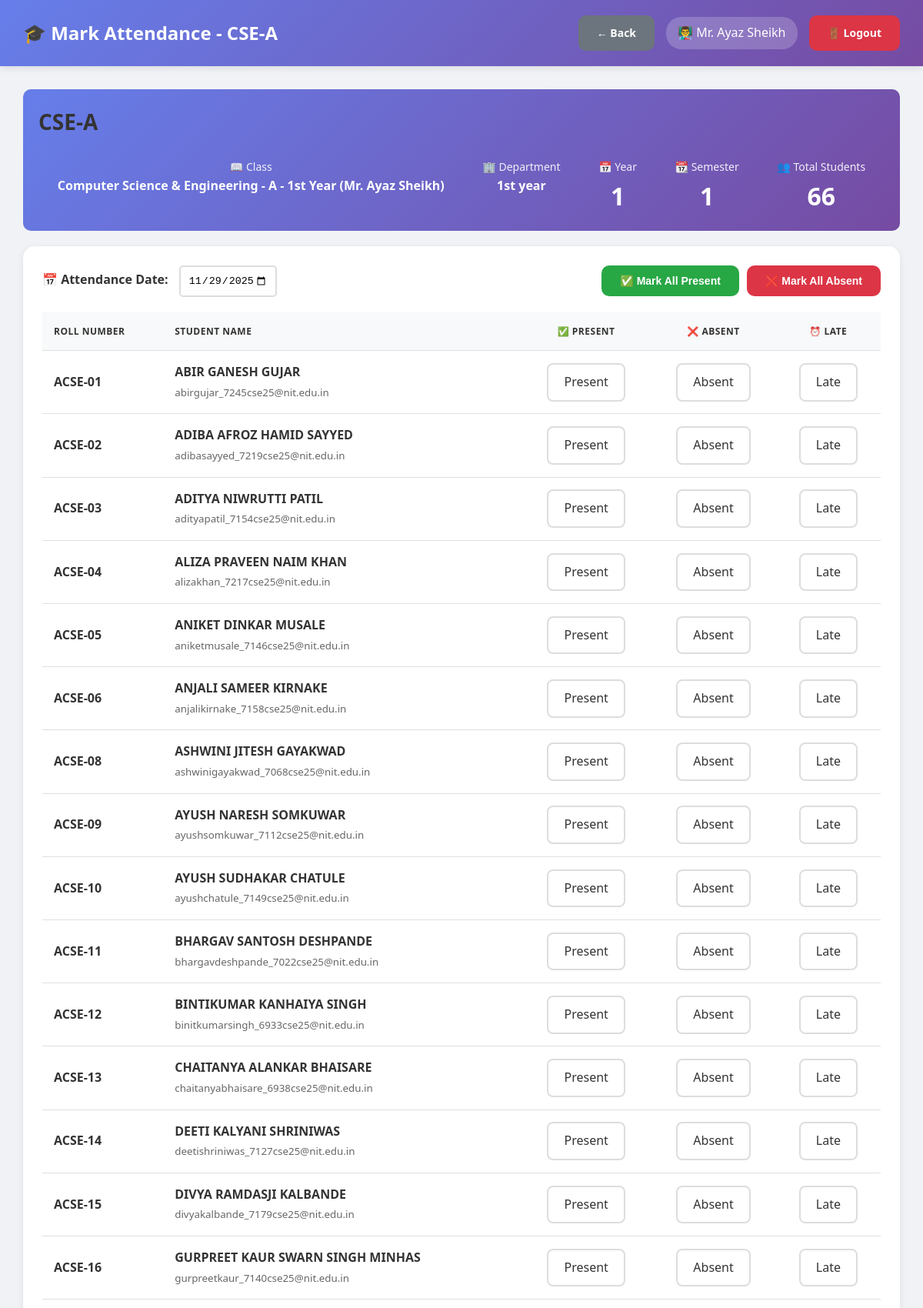
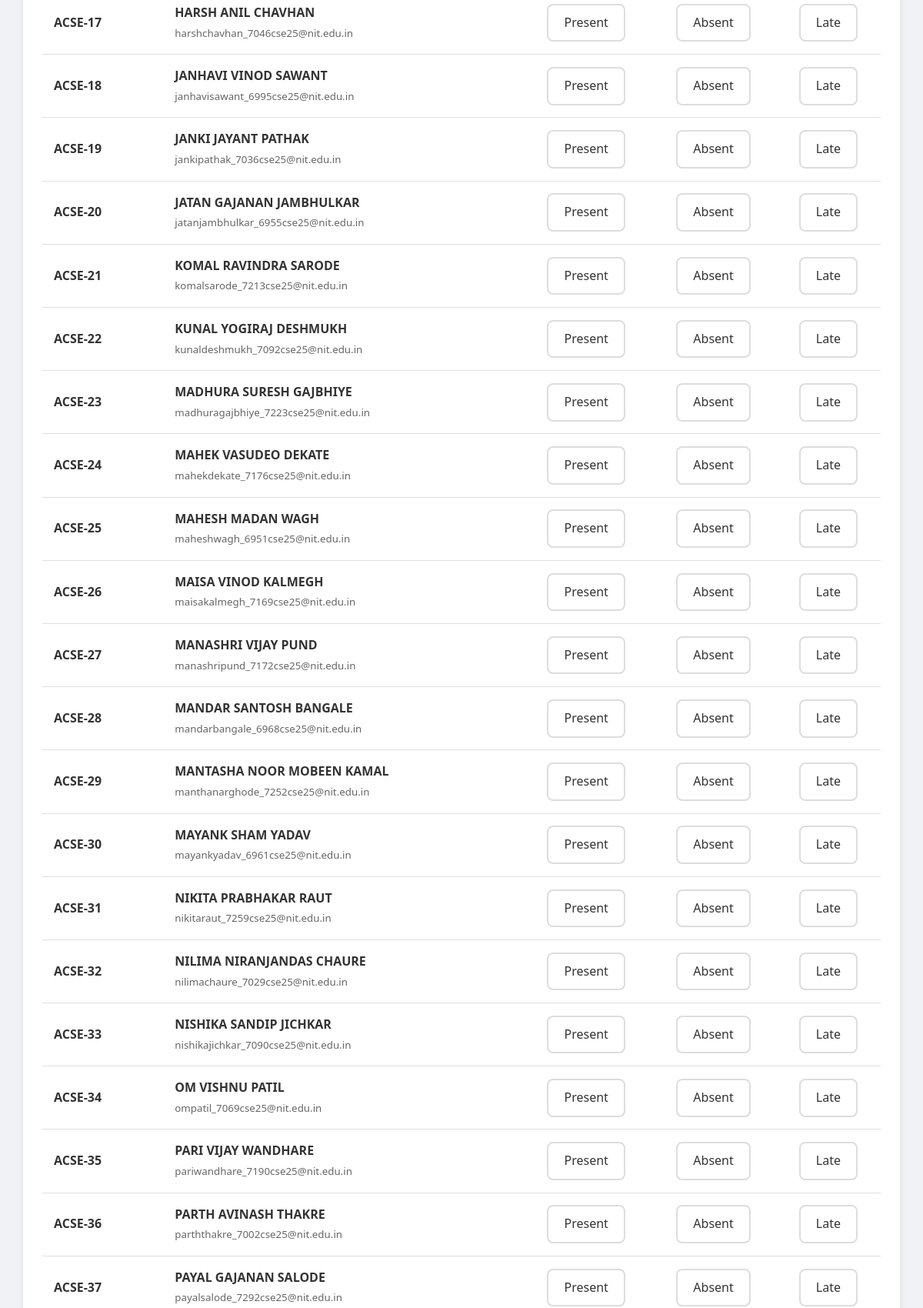
The page /admin/fix_student_assignments.php?class_id=69 (signed in, upper part) on the database its author committed (2 pictures, top to bottom).
### tables this page shows
CREATE TABLE `classes` (
  `id` int(11) NOT NULL,
  `class_name` varchar(100) NOT NULL,
  `department_id` int(11) NOT NULL,
  `year` int(11) NOT NULL,
  `section` varchar(10) NOT NULL,
  `teacher_id` int(11) NOT NULL,
  `semester` int(11) NOT NULL,
  `academic_year` varchar(20) NOT NULL,
  `created_at` timestamp NOT NULL DEFAULT current_timestamp()
);

CREATE TABLE `users` (
  `id` int(11) NOT NULL,
  `username` varchar(50) NOT NULL,
  `password` varchar(255) NOT NULL,
  `full_name` varchar(100) NOT NULL,
  `email` varchar(100) NOT NULL,
  `phone` varchar(15) DEFAULT NULL,
  `photo` varchar(255) DEFAULT NULL,
  `role` enum('admin','hod','teacher') NOT NULL,
  `department_id` int(11) DEFAULT NULL,
  `is_active` tinyint(1) DEFAULT 1,
  `created_at` timestamp NOT NULL DEFAULT current_timestamp()
);

CREATE TABLE `departments` (
  `id` int(11) NOT NULL,
  `dept_name` varchar(100) NOT NULL,
  `dept_code` varchar(20) NOT NULL,
  `hod_id` int(11) DEFAULT NULL,
  `created_at` timestamp NOT NULL DEFAULT current_timestamp()
);

CREATE TABLE `students` (
  `id` int(11) NOT NULL,
  `roll_number` varchar(50) NOT NULL,
  `full_name` varchar(100) NOT NULL,
  `email` varchar(100) NOT NULL,
  `phone` varchar(15) DEFAULT NULL,
  `photo` varchar(255) DEFAULT NULL,
  `password` varchar(255) NOT NULL,
  `department_id` int(11) NOT NULL,
  `class_id` int(11) NOT NULL,
  `year` int(11) NOT NULL,
  `semester` int(11) NOT NULL,
  `admission_year` varchar(10) DEFAULT NULL,
  `is_active` tinyint(1) DEFAULT 1,
  `created_at` timestamp NOT NULL DEFAULT current_timestamp()
);

### db.php (called while the page is built, shortened)
<?php
$conn = new mysqli(DB_HOST, DB_USER, DB_PASS, DB_NAME);
$conn->set_charset("utf8mb4");
$conn->query("SET time_zone = '+05:30'");
function isLoggedIn() {
    return isset($_SESSION['user_id']) && isset($_SESSION['role']);
}
function getCurrentUser() {
    global $conn;
    $user_id = $_SESSION['user_id'];
    $role = $_SESSION['role'];
    if ($role === 'student') {
        $query = "SELECT * FROM students WHERE id = ?";
    } elseif ($role === 'parent') {
        $query = "SELECT * FROM parents WHERE id = ?";
    } else {
        $query = "SELECT * FROM users WHERE id = ?";
    }
    $stmt = $conn->prepare($query);
    $stmt->bind_param("i", $user_id);
    $stmt->execute();
    $result = $stmt->get_result();
    return $result->fetch_assoc();
}
?>

### admin/fix_student_assignments.php (the view, shortened to what this page needs)
<?php
require_once '../db.php';
$user = getCurrentUser();
$class_id = isset($_GET['class_id']) ? intval($_GET['class_id']) : 0;
$verify_query = "SELECT c.*, d.dept_name FROM classes c
                 JOIN departments d ON c.department_id = d.id
                 WHERE c.id = ? AND c.teacher_id = ?";
$stmt = $conn->prepare($verify_query);
$stmt->bind_param("ii", $class_id, $user['id']);
$stmt->execute();
$class = $stmt->get_result()->fetch_assoc();
$attendance_date = isset($_POST['attendance_date']) ? $_POST['attendance_date'] : date('Y-m-d');
$students_query = "SELECT s.*,
                   sa.status as today_status, sa.remarks as today_remarks
                   FROM students s
                   LEFT JOIN student_attendance sa ON s.id = sa.student_id
                       AND sa.attendance_date = ? AND sa.class_id = ?
                   WHERE s.class_id IN (SELECT id FROM classes WHERE section = ?)
                   AND s.is_active = 1
                   ORDER BY s.roll_number";
$stmt = $conn->prepare($students_query);
$stmt->bind_param("sis", $attendance_date, $class_id, $class['section']);
$stmt->execute();
$students = $stmt->get_result();
?>
<!DOCTYPE html>
<html lang="en">
<head>
    <link rel="stylesheet" href="../assets/style.css">
    <link rel="stylesheet" href="../assets/teacher.css">
</head>
<body class="dashboard-container">
    <nav class="navbar">
        <div>
            <h1>🎓 Mark Attendance - <?php echo htmlspecialchars($class['section']); ?></h1>
        </div>
        <div class="user-info">
            <a href="index.php" class="btn btn-secondary">← Back</a>
            <span>👨‍🏫 <?php echo htmlspecialchars($user['full_name']); ?></span>
            <a href="../logout.php" class="btn btn-danger">🚪 Logout</a>
        </div>
    </nav>
    <div class="main-content">
        <div class="summary-card">
            <h2><?php echo htmlspecialchars($class['section']); ?></h2>
            <div class="summary-stats">
                <div class="summary-stat">
                    <div class="label">📖 Class</div>
                    <div class="number" style="font-size: 16px;"><?php echo htmlspecialchars($class['class_name']); ?></div>
                </div>
                <div class="summary-stat">
                    <div class="label">🏢 Department</div>
                    <div class="number" style="font-size: 16px;"><?php echo htmlspecialchars($class['dept_name']); ?></div>
                </div>
                <div class="summary-stat">
                    <div class="label">📅 Year</div>
                    <div class="number"><?php echo $class['year']; ?></div>
                </div>
                <div class="summary-stat">
                    <div class="label">📆 Semester</div>
                    <div class="number"><?php echo $class['semester']; ?></div>
                </div>
                <div class="summary-stat">
                    <div class="label">👥 Total Students</div>
                    <div class="number"><?php echo $students->num_rows; ?></div>
                </div>
            </div>
        </div>
        <div class="table-container">
            <form method="POST" onsubmit="return validateAttendance()">
                <div style="display: flex; justify-content: space-between; align-items: center; margin-bottom: 20px; flex-wrap: wrap; gap: 15px;">
                    <div>
                        <label style="font-weight: bold; margin-right: 10px;">📅 Attendance Date:</label>
                        <input type="date" name="attendance_date" value="<?php echo $attendance_date; ?>"
                               max="<?php echo date('Y-m-d'); ?>" required
                               style="padding: 10px; border-radius: 5px; border: 2px solid #ddd;"
                               onchange="this.form.submit()">
                    </div>
                    <div style="display: flex; gap: 10px;">
                        <button type="button" onclick="markAll('present')" class="btn btn-success">
                            ✅ Mark All Present
                        </button>
                        <button type="button" onclick="markAll('absent')" class="btn btn-danger">
                            ❌ Mark All Absent
                        </button>
                    </div>
                </div>
                <?php if ($students->num_rows > 0): ?>
                    <table style="width: 100%; border-collapse: collapse;">
                        <thead>
                            <tr style="background: #f8f9fa;">
                                <th style="padding: 15px; text-align: left;">Roll Number</th>
                                <th style="padding: 15px; text-align: left;">Student Name</th>
                                <th style="padding: 15px; text-align: center;">✅ Present</th>
                                <th style="padding: 15px; text-align: center;">❌ Absent</th>
                                <th style="padding: 15px; text-align: center;">⏰ Late</th>
                            </tr>
                        </thead>
                        <tbody>
                            <?php while ($student = $students->fetch_assoc()): ?>
                                <tr style="border-bottom: 1px solid #e0e0e0;">
                                    <td style="padding: 15px;">
                                        <strong><?php echo htmlspecialchars($student['roll_number']); ?></strong>
                                    </td>
                                    <td style="padding: 15px;">
                                        <strong><?php echo htmlspecialchars($student['full_name']); ?></strong><br>
                                        <small style="color: #666;"><?php echo htmlspecialchars($student['email']); ?></small>
                                    </td>
                                    <td style="padding: 15px; text-align: center;">
                                        <label class="status-btn present <?php echo ($student['today_status'] == 'present') ? 'active' : ''; ?>"
                                               style="cursor: pointer; padding: 10px 20px; border-radius: 8px; display: inline-block;">
                                            Present
                                        </label>
                                    </td>
                                    <td style="padding: 15px; text-align: center;">
                                        <label class="status-btn absent <?php echo ($student['today_status'] == 'absent') ? 'active' : ''; ?>"
                                               style="cursor: pointer; padding: 10px 20px; border-radius: 8px; display: inline-block;">
                                            Absent
                                        </label>
                                    </td>
                                    <td style="padding: 15px; text-align: center;">
                                        <label class="status-btn late <?php echo ($student['today_status'] == 'late') ? 'active' : ''; ?>"
                                               style="cursor: pointer; padding: 10px 20px; border-radius: 8px; display: inline-block;">
                                            Late
                                        </label>
                                    </td>
                                </tr>
                            <?php endwhile; ?>
                        </tbody>
                    </table>
                <?php endif; ?>
            </form>
        </div>
    </div>
</body>
</html>

### assets/style.css (style rules this page uses)
* { margin: 0; padding: 0; box-sizing: border-box; }
body { font-family: 'Segoe UI', Tahoma, Geneva, Verdana, sans-serif; background: linear-gradient(135deg, #667eea 0%, #764ba2 50%, #f093fb 100%); color: #333; line-height: 1.6; }
.btn { padding: 12px 24px; border: none; border-radius: 10px; font-size: 14px; font-weight: 600; cursor: pointer; transition: all 0.3s ease; text-decoration: none; display: inline-block; text-align: center; }
.btn-success { background: #28a745; color: white; }
.btn-danger { background: #dc3545; color: white; }
.btn-secondary { background: #6c757d; color: white; }
.dashboard-container { background: #f0f2f5; min-height: 100vh; }
.navbar { background: linear-gradient(135deg, #667eea 0%, #764ba2 100%); color: white; padding: 20px 30px; display: flex; justify-content: space-between; align-items: center; box-shadow: 0 2px 10px rgba(0, 0, 0, 0.1); position: sticky; top: 0; z-index: 100; }
.navbar h1 { font-size: 24px; font-weight: 600; }
.navbar .user-info { display: flex; align-items: center; gap: 15px; }
.navbar .user-info span { background: rgba(255, 255, 255, 0.2); padding: 8px 15px; border-radius: 20px; }
.main-content { padding: 30px; max-width: 1400px; margin: 0 auto; }
.main-content h2 { margin-bottom: 25px; color: #333; font-size: 28px; }
.table-container { background: white; border-radius: 15px; padding: 25px; box-shadow: 0 2px 10px rgba(0, 0, 0, 0.08); overflow-x: auto; margin-bottom: 30px; }
table { width: 100%; border-collapse: collapse; }
table thead { background: #f8f9fa; }
table th, table td { padding: 15px; text-align: left; border-bottom: 1px solid #e0e0e0; }
table th { font-weight: 600; color: #333; text-transform: uppercase; font-size: 12px; letter-spacing: 0.5px; }

### assets/teacher.css (style rules this page uses)
.status-btn { padding: 8px 15px; border: 2px solid #ddd; background: white; border-radius: 6px; cursor: pointer; transition: all 0.3s; }
.summary-card { background: linear-gradient(135deg, #667eea 0%, #764ba2 100%); color: white; padding: 20px; border-radius: 10px; margin-bottom: 20px; }
.summary-stats { display: flex; justify-content: space-around; margin-top: 15px; }
.summary-stat { text-align: center; }
.summary-stat .number { font-size: 32px; font-weight: bold; }
.summary-stat .label { font-size: 14px; opacity: 0.9; }

### rows shown on the page
classes: section "CSE-A", class_name "Computer Science & Engineering - A - 1st Year (Mr. Ayaz Sheikh)", department.dept_name "1st year", year "1", semester "1"
users: full_name "Mr. Ayaz Sheikh"
students: roll_number "ACSE-01", full_name "ABIR GANESH GUJAR", email "abirgujar_7245cse25@nit.edu.in"
students: roll_number "ACSE-02", full_name "ADIBA AFROZ HAMID SAYYED", email "adibasayyed_7219cse25@nit.edu.in"
students: roll_number "ACSE-03", full_name "ADITYA NIWRUTTI PATIL", email "adityapatil_7154cse25@nit.edu.in"
students: roll_number "ACSE-04", full_name "ALIZA PRAVEEN NAIM KHAN", email "alizakhan_7217cse25@nit.edu.in"
students: roll_number "ACSE-05", full_name "ANIKET DINKAR MUSALE", email "aniketmusale_7146cse25@nit.edu.in"
students: roll_number "ACSE-06", full_name "ANJALI SAMEER KIRNAKE", email "anjalikirnake_7158cse25@nit.edu.in"
students: roll_number "ACSE-08", full_name "ASHWINI JITESH GAYAKWAD", email "ashwinigayakwad_7068cse25@nit.edu.in"
students: roll_number "ACSE-09", full_name "AYUSH NARESH SOMKUWAR", email "ayushsomkuwar_7112cse25@nit.edu.in"
students: roll_number "ACSE-10", full_name "AYUSH SUDHAKAR CHATULE", email "ayushchatule_7149cse25@nit.edu.in"
students: roll_number "ACSE-11", full_name "BHARGAV SANTOSH DESHPANDE", email "bhargavdeshpande_7022cse25@nit.edu.in"
students: roll_number "ACSE-12", full_name "BINTIKUMAR KANHAIYA SINGH", email "binitkumarsingh_6933cse25@nit.edu.in"
students: roll_number "ACSE-13", full_name "CHAITANYA ALANKAR BHAISARE", email "chaitanyabhaisare_6938cse25@nit.edu.in"
students: roll_number "ACSE-14", full_name "DEETI KALYANI SHRINIWAS", email "deetishriniwas_7127cse25@nit.edu.in"
students: roll_number "ACSE-15", full_name "DIVYA RAMDASJI KALBANDE", email "divyakalbande_7179cse25@nit.edu.in"
students: roll_number "ACSE-16", full_name "GURPREET KAUR SWARN SINGH MINHAS", email "gurpreetkaur_7140cse25@nit.edu.in"
students: roll_number "ACSE-17", full_name "HARSH ANIL CHAVHAN", email "harshchavhan_7046cse25@nit.edu.in"
students: roll_number "ACSE-18", full_name "JANHAVI VINOD SAWANT", email "janhavisawant_6995cse25@nit.edu.in"
students: roll_number "ACSE-19", full_name "JANKI JAYANT PATHAK", email "jankipathak_7036cse25@nit.edu.in"
students: roll_number "ACSE-20", full_name "JATAN GAJANAN JAMBHULKAR", email "jatanjambhulkar_6955cse25@nit.edu.in"
students: roll_number "ACSE-21", full_name "KOMAL RAVINDRA SARODE", email "komalsarode_7213cse25@nit.edu.in"
students: roll_number "ACSE-22", full_name "KUNAL YOGIRAJ DESHMUKH", email "kunaldeshmukh_7092cse25@nit.edu.in"
students: roll_number "ACSE-23", full_name "MADHURA SURESH GAJBHIYE", email "madhuragajbhiye_7223cse25@nit.edu.in"
students: roll_number "ACSE-24", full_name "MAHEK VASUDEO DEKATE", email "mahekdekate_7176cse25@nit.edu.in"
students: roll_number "ACSE-25", full_name "MAHESH MADAN WAGH", email "maheshwagh_6951cse25@nit.edu.in"
students: roll_number "ACSE-26", full_name "MAISA VINOD KALMEGH", email "maisakalmegh_7169cse25@nit.edu.in"
students: roll_number "ACSE-27", full_name "MANASHRI VIJAY PUND", email "manashripund_7172cse25@nit.edu.in"
students: roll_number "ACSE-28", full_name "MANDAR SANTOSH BANGALE", email "mandarbangale_6968cse25@nit.edu.in"
students: roll_number "ACSE-29", full_name "MANTASHA NOOR MOBEEN KAMAL", email "manthanarghode_7252cse25@nit.edu.in"
students: roll_number "ACSE-30", full_name "MAYANK SHAM YADAV", email "mayankyadav_6961cse25@nit.edu.in"
students: roll_number "ACSE-31", full_name "NIKITA PRABHAKAR RAUT", email "nikitaraut_7259cse25@nit.edu.in"
students: roll_number "ACSE-32", full_name "NILIMA NIRANJANDAS CHAURE", email "nilimachaure_7029cse25@nit.edu.in"
students: roll_number "ACSE-33", full_name "NISHIKA SANDIP JICHKAR", email "nishikajichkar_7090cse25@nit.edu.in"
students: roll_number "ACSE-34", full_name "OM VISHNU PATIL", email "ompatil_7069cse25@nit.edu.in"
students: roll_number "ACSE-35", full_name "PARI VIJAY WANDHARE", email "pariwandhare_7190cse25@nit.edu.in"
students: roll_number "ACSE-36", full_name "PARTH AVINASH THAKRE", email "parththakre_7002cse25@nit.edu.in"
students: roll_number "ACSE-37", full_name "PAYAL GAJANAN SALODE", email "payalsalode_7292cse25@nit.edu.in"

### other values the page prints
$students->num_rows "66"
